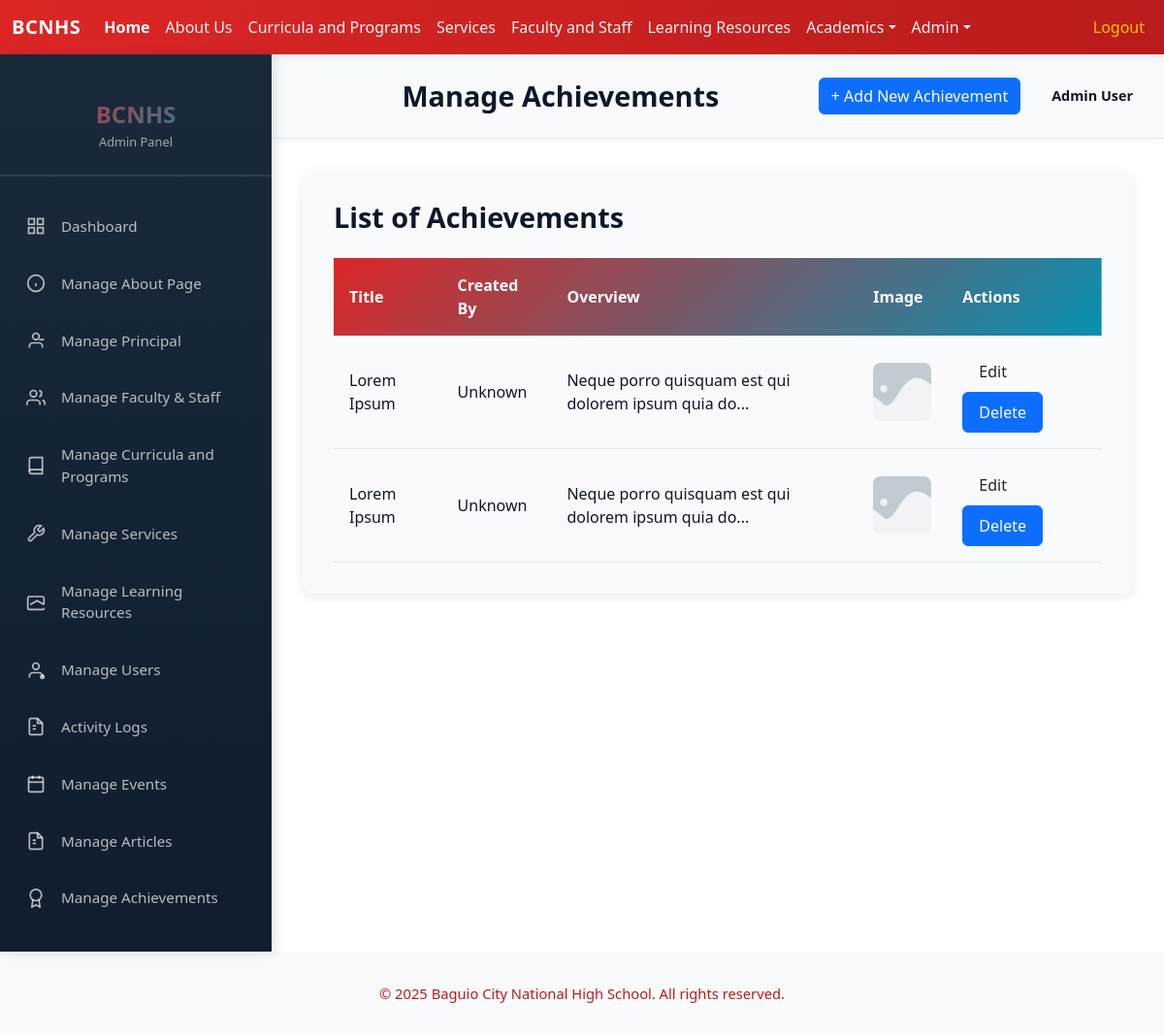
Screenshot of /admin/achievements.php (signed in) with the database file from the repository.
### tables this page shows
CREATE TABLE `achievements` (
  `id` int(11) NOT NULL,
  `title` text NOT NULL,
  `overview` text NOT NULL,
  `content` text NOT NULL,
  `imgPath` text NOT NULL,
  `created_by` int(11) DEFAULT NULL
);

### includes/auth.php (called while the page is built, shortened)
<?php
if (!function_exists('isLoggedIn')) {
function isLoggedIn() {
    return isset($_SESSION['user_id']) && isset($_SESSION['user_role']);
}
function getCurrentUser() {
    if (isLoggedIn()) {
        return [
            'id' => $_SESSION['user_id'],
            'name' => $_SESSION['user_name'],
            'email' => $_SESSION['user_email'],
            'role' => $_SESSION['user_role']
        ];
    }
    return null;
}
}
?>

### functions/functions.php (called while the page is built, shortened)
<?php
class Database {
    private $pdo;
    public function __construct() {
        $host = 'localhost';
        $user = 'root';
        $pass = '';
        $dbname = 'bcnhs';
        $charset = 'utf8mb4';
        try {
            $dsn = "mysql:host=$host;dbname=$dbname;charset=$charset";
            $options = [
                PDO::ATTR_ERRMODE            => PDO::ERRMODE_EXCEPTION,
                PDO::ATTR_DEFAULT_FETCH_MODE => PDO::FETCH_ASSOC,
                PDO::ATTR_EMULATE_PREPARES   => false,
            ];
            $this->pdo = new PDO($dsn, $user, $pass, $options);
        } catch (PDOException $e) {
            die("connection failed: " . $e->getMessage());
        }
    }
    public function getPDO() {
        return $this->pdo;
    }
}
class AchievementsModule {
    private $pdo;
    public function __construct() {
        $db = new Database();
        $this->pdo = $db->getPDO();
    }
    public function fetchAchievements() {
        $fetch = $this->pdo->query("SELECT * FROM achievements");
        return $fetch->fetchAll();
    }
}
class UsersModule {
    private $pdo;
    public function __construct() {
        $db = new Database();
        $this->pdo = $db->getPDO();
    }
    public function getUser($id) {
        $stmt = $this->pdo->prepare("SELECT * FROM users WHERE id = :id");
        $stmt->execute([':id' => $id]);
        return $stmt->fetch();
    }
}
?>

### admin/achievements.php (the view, shortened to what this page needs)
<?php
include('../includes/auth.php');
include('../functions/functions.php');
$achievementsModule = new AchievementsModule();
$currentUser = getCurrentUser();
$isAdmin = hasRole('Admin');
$isFaculty = hasRole('Faculty');
$allAchievements = $achievementsModule->fetchAchievements();
if ($isFaculty && !$isAdmin) {
    $achievements = array_filter($allAchievements, function($achievement) use ($currentUser) {
        return isset($achievement['created_by']) && $achievement['created_by'] == $currentUser['id'];
    });
} else {
    $achievements = $allAchievements;
}
?>
<!DOCTYPE html>
<html lang="en">
<head>
    <link href="../node_modules/bootstrap/dist/css/bootstrap.min.css" rel="stylesheet">
    <link href="../css/style.css" rel="stylesheet">
    <?php include('../includes/summernote.php'); ?>
</head>
<body>
    <?php include('../includes/header.php') ?>
    <div class="admin-body">
        <?php include('../includes/admin_sidebar.php') ?>
        <main class="admin-main">
            <div class="admin-topbar">
                <div class="topbar-left">
                    <h1 class="page-title">Manage Achievements</h1>
                </div>
                <div class="topbar-right">
                    <a href="addAchievement.php" class="btn btn-primary">+ Add New Achievement</a>
                    <div class="admin-profile">
                        <span class="profile-name"><?php echo htmlspecialchars($currentUser['name']); ?></span>
                    </div>
                </div>
            </div>
            <div class="admin-content">
                <div style="background: var(--color-surface); border-radius: 12px; padding: 2rem; box-shadow: 0 4px 12px rgba(12, 22, 43, 0.08);">
                    <h2 style="font-size: 1.8rem; font-weight: 700; color: var(--color-text); margin-bottom: 1.5rem;">List of Achievements</h2>
                    <table style="width: 100%; border-collapse: collapse;">
                        <thead style="background: linear-gradient(135deg, var(--color-primary), var(--color-secondary)); color: white;">
                            <tr>
                                <th style="padding: 1rem; text-align: left; font-weight: 600; border: none;">Title</th>
                                <th style="padding: 1rem; text-align: left; font-weight: 600; border: none;">Created By</th>
                                <th style="padding: 1rem; text-align: left; font-weight: 600; border: none;">Overview</th>
                                <th style="padding: 1rem; text-align: left; font-weight: 600; border: none;">Image</th>
                                <th style="padding: 1rem; text-align: left; font-weight: 600; border: none;">Actions</th>
                            </tr>
                        </thead>
                        <tbody>
                            <?php foreach ($achievements as $achievement) { ?>
                                <tr style="border-bottom: 1px solid var(--color-border); transition: background 0.3s ease;">
                                    <td style="padding: 1rem; color: var(--color-text);"><?php echo $achievement['title'] ?></td>
                                    <td style="padding: 1rem; color: var(--color-text);">
                                        <?php
                                            $usersModule = new UsersModule();
                                            $creator = $usersModule->getUser($achievement['created_by']);
                                            echo $creator ? $creator['name'] : 'Unknown';
                                        ?>
                                    </td>
                                    <td style="padding: 1rem; color: var(--color-text);"><?php echo substr($achievement['overview'], 0, 50) . '...' ?></td>
                                    <td style="padding: 1rem;"><img src="../uploads/achievements/<?php echo $achievement['imgPath'] ?>" alt="<?php echo $achievement['title'] ?>" style="width: 60px; height: 60px; border-radius: 8px; object-fit: cover;"></td>
                                    <td style="padding: 1rem;">
                                        <a href="editAchievement.php?id=<?php echo $achievement['id'] ?>" class="btn btn-tertiary" style="padding: 0.5rem 1rem; margin-right: 0.5rem; border-radius: 6px; text-decoration: none;">Edit</a>
                                        <a href="deleteAchievement.php?id=<?php echo $achievement['id'] ?>" class="btn btn-primary" onclick="return confirm('Are you sure you want to delete this achievement?');" style="padding: 0.5rem 1rem; border-radius: 6px; text-decoration: none;">Delete</a>
                                    </td>
                                </tr>
                            <?php } ?>
                        </tbody>
                    </table>
                </div>
            </div>
        </main>
    </div>
    <?php
    include('../includes/footer.php'); ?>
</body>
</html>

### css/style.css (style rules this page uses)
:root { --color-primary: #dc2626; --color-primary-600: #b91c1c; --color-primary-100: #ffe6e6; --color-secondary: #0891b2; --color-secondary-600: #046e75; --color-accent: #f97316; --color-bg: #ffffff; --color-surface: #f8fafc; --color-muted: #6b7280; --color-text: #0f172a; --color-border: #e6e9ef; --color-muted-200: #9ca3af; }
body { color: var(--color-text); background: var(--color-bg); }
a { color: var(--color-primary); }
.page-title { text-align: center; margin: 0 0 1rem 0; }
.section-title, .curricula-section .section-header h2, .page-title { color: var(--color-text); }
.btn-primary, .btn-primary:visited { background-color: var(--color-primary); border-color: var(--color-primary); }
.admin-body { display: flex; margin: 0; padding: 0; background: var(--color-bg); min-height: calc(100vh - 80px); }
.admin-main { flex: 1; display: flex; flex-direction: column; min-height: auto; }
.admin-topbar { background: var(--color-surface); padding: 1.5rem 2rem; display: flex; justify-content: space-between; align-items: center; border-bottom: 1px solid var(--color-border); box-shadow: 0 2px 8px rgba(12, 22, 43, 0.05); }
.topbar-left { flex: 1; }
.page-title { font-size: 1.8rem; font-weight: 700; color: var(--color-text); margin: 0; }
.topbar-right { display: flex; align-items: center; gap: 2rem; }
.admin-profile { display: flex; align-items: center; gap: 0.75rem; }
.profile-name { font-size: 0.9rem; font-weight: 600; color: var(--color-text); }
.admin-content { flex: 1; padding: 2rem; overflow-y: auto; }

### rows the page displays
achievements: title "Lorem Ipsum", overview "Neque porro quisquam est qui dolorem ipsum quia do", imgPath (placeholder picture)
achievements: title "Lorem Ipsum", overview "Neque porro quisquam est qui dolorem ipsum quia do", imgPath (placeholder picture)

### other values shown
$currentUser['name'] "Admin User"
